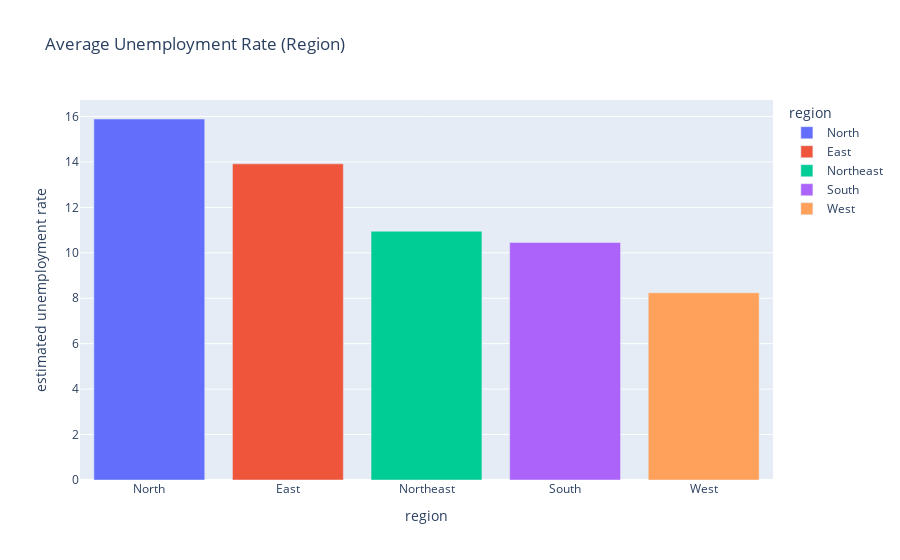

Write notebook code for a chart like this one.
### Code cell
# Average Unemployment Rate

fig = px.bar(region, x="region", y="estimated unemployment rate", color="region", title="Average Unemployment Rate (Region)")
fig.show()

### Figure 1 — Plotly figure (JSON) as saved in the notebook; plotly's stock layout.template omitted (floating-point values rounded to 4 significant figures)
{"data": [{"alignmentgroup": "True", "hovertemplate": "region=%{x}<br>estimated unemployment rate=%{y}<extra></extra>", "legendgroup": "North", "marker": {"color": "#636efa", "pattern": {"shape": ""}}, "name": "North", "offsetgroup": "North", "orientation": "v", "showlegend": true, "textposition": "auto", "type": "bar", "x": ["North"], "xaxis": "x", "y": [15.89], "yaxis": "y"}, {"alignmentgroup": "True", "hovertemplate": "region=%{x}<br>estimated unemployment rate=%{y}<extra></extra>", "legendgroup": "East", "marker": {"color": "#EF553B", "pattern": {"shape": ""}}, "name": "East", "offsetgroup": "East", "orientation": "v", "showlegend": true, "textposition": "auto", "type": "bar", "x": ["East"], "xaxis": "x", "y": [13.92], "yaxis": "y"}, {"alignmentgroup": "True", "hovertemplate": "region=%{x}<br>estimated unemployment rate=%{y}<extra></extra>", "legendgroup": "Northeast", "marker": {"color": "#00cc96", "pattern": {"shape": ""}}, "name": "Northeast", "offsetgroup": "Northeast", "orientation": "v", "showlegend": true, "textposition": "auto", "type": "bar", "x": ["Northeast"], "xaxis": "x", "y": [10.95], "yaxis": "y"}, {"alignmentgroup": "True", "hovertemplate": "region=%{x}<br>estimated unemployment rate=%{y}<extra></extra>", "legendgroup": "South", "marker": {"color": "#ab63fa", "pattern": {"shape": ""}}, "name": "South", "offsetgroup": "South", "orientation": "v", "showlegend": true, "textposition": "auto", "type": "bar", "x": ["South"], "xaxis": "x", "y": [10.45], "yaxis": "y"}, {"alignmentgroup": "True", "hovertemplate": "region=%{x}<br>estimated unemployment rate=%{y}<extra></extra>", "legendgroup": "West", "marker": {"color": "#FFA15A", "pattern": {"shape": ""}}, "name": "West", "offsetgroup": "West", "orientation": "v", "showlegend": true, "textposition": "auto", "type": "bar", "x": ["West"], "xaxis": "x", "y": [8.239], "yaxis": "y"}], "layout": {"barmode": "relative", "legend": {"title": {"text": "region"}, "tracegroupgap": 0}, "title": {"text": "Average Unemployment Rate (Region)"}, "xaxis": {"anchor": "y", "categoryarray": ["North", "East", "Northeast", "South", "West"], "categoryorder": "array", "domain": [0, 1], "title": {"text": "region"}}, "yaxis": {"anchor": "x", "domain": [0, 1], "title": {"text": "estimated unemployment rate"}}}}
